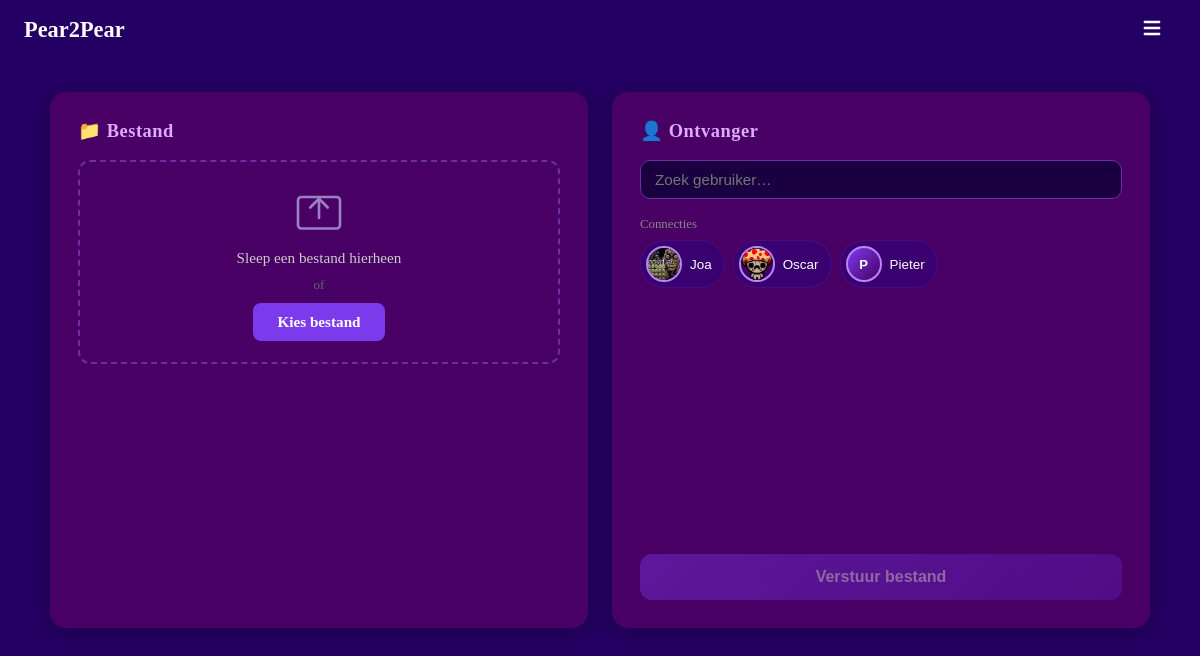
The page / (signed in) on the database its author committed.
### models.py (models this page shows, shortened)
class User(UserMixin, db.Model):
    __tablename__ = "users"
    id            = db.Column(db.Integer, primary_key=True)
    username      = db.Column(db.String(30),  unique=True, nullable=False, index=True)
    email         = db.Column(db.String(120), unique=True, nullable=False, index=True)
    password_hash = db.Column(db.String(256), nullable=False)
    created_at    = db.Column(db.DateTime, default=datetime.utcnow, nullable=False)
    last_login    = db.Column(db.DateTime, default=datetime.utcnow, nullable=False)
    age            = db.Column(db.Integer,     nullable=True)
    avatar         = db.Column(db.String(200),   nullable=True)
    location       = db.Column(db.String(100), nullable=True)
    is_public      = db.Column(db.Boolean, default=True,  nullable=False)
    friends_public = db.Column(db.Boolean, default=False, nullable=False)
    sent_requests     = db.relationship("Friendship", foreign_keys=[Friendship.from_id], backref="from_user", lazy="dynamic")
    received_requests = db.relationship("Friendship", foreign_keys=[Friendship.to_id],   backref="to_user",   lazy="dynamic")
    notifications     = db.relationship("Notification", foreign_keys=[Notification.user_id], backref="owner", lazy="dynamic", order_by=Notification.created_at.desc())
    def friends(self):
        accepted_sent     = Friendship.query.filter_by(from_id=self.id, status="accepted").all()
        accepted_received = Friendship.query.filter_by(to_id=self.id,   status="accepted").all()
        friend_ids = [f.to_id for f in accepted_sent] + [f.from_id for f in accepted_received]
        return User.query.filter(User.id.in_(friend_ids)).all()
    def pending_received(self):
        reqs = Friendship.query.filter_by(to_id=self.id, status="pending").all()
        return User.query.filter(User.id.in_([r.from_id for r in reqs])).all()
    def unread_message_count(self):
        return Message.query.filter_by(receiver_id=self.id, read=False).count()
    def unread_notification_count(self):
        return Notification.query.filter_by(user_id=self.id, read=False).count()
    def total_inbox_count(self):
        return self.unread_message_count() + self.unread_notification_count()

### main.py (the view)
    @app.route("/")
    @login_required
    def index():
        friends   = current_user.friends()
        all_users = User.query.filter(User.id != current_user.id).order_by(User.username).all()
        return render_template("index.html", friends=friends, all_users=all_users)

### templates/index.html (shortened to what this page needs)
{% extends "base.html" %}
{% from "macros.html" import avatar %}
{% block content %}
<div class="transfer-page">
  <div class="transfer-panel">
    <h2 class="panel-title">📁 Bestand</h2>
    <div class="drop-zone" id="dropZone">
      <div class="drop-zone__inner" id="dropInner">
        <p class="drop-zone__text">Sleep een bestand hierheen</p>
        <p class="drop-zone__sub">of</p>
        <label class="btn">Kies bestand<input type="file" id="fileInput" style="display:none"></label>
      </div>
    </div>
  </div>
  <div class="transfer-panel">
    <h2 class="panel-title">👤 Ontvanger</h2>
    <div class="recipient-search">
      <input type="text" id="recipientSearch" class="recipient-input" placeholder="Zoek gebruiker…" autocomplete="off">
    </div>
    {% if friends %}
    <div class="quick-friends" id="quickFriends">
      <p class="quick-friends__label">Connecties</p>
      <div class="quick-friends__list">
        {% for f in friends %}
        <button class="quick-friend-btn" data-id="{{ f.id }}" data-name="{{ f.username }}">
          {{ avatar(f, size=32) }}
          <span>{{ f.username }}</span>
        </button>
        {% endfor %}
      </div>
    </div>
    {% endif %}
    <button class="btn send-btn" id="sendBtn" disabled>Verstuur bestand</button>
  </div>
</div>
{% endblock %}

### templates/macros.html
{% macro avatar(user, size=48, cls="") %}
{% if user.avatar %}
<img src="/static/avatars/{{ user.avatar }}"
     alt="{{ user.username }}"
     class="avatar-img {{ cls }}"
     style="width:{{ size }}px;height:{{ size }}px;border-radius:50%;object-fit:cover;border:2px solid #bb86fc;">
{% else %}
<div class="avatar-placeholder {{ cls }}"
     style="width:{{ size }}px;height:{{ size }}px;font-size:{{ (size * 0.42)|int }}px;">
  {{ user.username[0].upper() }}
</div>
{% endif %}
{% endmacro %}

### static/style.css (style rules this page uses)
html, body { height: 100%; margin: 0; background-color: #250064; }
h1, h2, h3, p, small, label { color: white; }
.btn { background-color: #7c3aed; color: white; border: none; padding: 10px 24px; border-radius: 8px; cursor: pointer; font-size: 0.95rem; font-weight: 600; transition: background-color 0.2s; text-decoration: none; display: inline-block; }
.avatar-placeholder { border-radius: 50%; background: linear-gradient(135deg, #7c3aed, #490064); display: flex; align-items: center; justify-content: center; font-weight: 700; color: white; border: 2px solid #bb86fc; flex-shrink: 0; }
.avatar-img { flex-shrink: 0; }
.transfer-page { display: flex; gap: 24px; width: 92%; max-width: 1100px; padding: 32px 0 48px; align-items: flex-start; }
.transfer-panel { flex: 1; background: #490064; border-radius: 16px; padding: 28px; box-shadow: 0 4px 24px rgba(0,0,0,0.3); min-height: 480px; display: flex; flex-direction: column; gap: 18px; }
.panel-title { margin: 0; font-size: 1.15rem; color: #e0aaff; letter-spacing: 0.03em; }
.drop-zone { border: 2px dashed #6b2fa0; border-radius: 12px; min-height: 200px; display: flex; align-items: center; justify-content: center; transition: border-color 0.2s, background 0.2s; cursor: pointer; }
.drop-zone__inner { display: flex; flex-direction: column; align-items: center; gap: 10px; padding: 20px; }
.drop-icon { width: 56px; height: 56px; color: #9d7fc7; }
.drop-zone__text { color: #ccc; margin: 0; font-size: 0.95rem; }
.drop-zone__sub { color: #666; margin: 0; font-size: 0.82rem; }
.recipient-search { position: relative; }
.recipient-input { width: 100%; box-sizing: border-box; padding: 10px 14px; background: #1a0040; border: 1px solid #6b2fa0; border-radius: 10px; color: white; font-size: 0.95rem; }
.quick-friends__label { color: #888; font-size: 0.8rem; margin: 0 0 8px; }
.quick-friends__list { display: flex; gap: 8px; flex-wrap: wrap; }
.quick-friend-btn { display: flex; align-items: center; gap: 8px; background: #3a006f; border: 1px solid #6b2fa044; border-radius: 999px; padding: 5px 12px 5px 5px; color: white; font-size: 0.84rem; cursor: pointer; transition: background 0.15s; }
.send-btn { margin-top: auto; width: 100%; padding: 14px; font-size: 1rem; border-radius: 12px; background: linear-gradient(135deg, #7c3aed, #5b21b6); box-shadow: 0 4px 16px rgba(124,58,237,0.4); transition: opacity 0.2s, box-shadow 0.2s; }
.send-btn:disabled { opacity: 0.4; box-shadow: none; cursor: not-allowed; }

### rows shown on the page
User: avatar (picture), username "Joa"
User: avatar (picture), username "Oscar"
User: {{ size }} 32 (drawn), username "P", username "Pieter"
